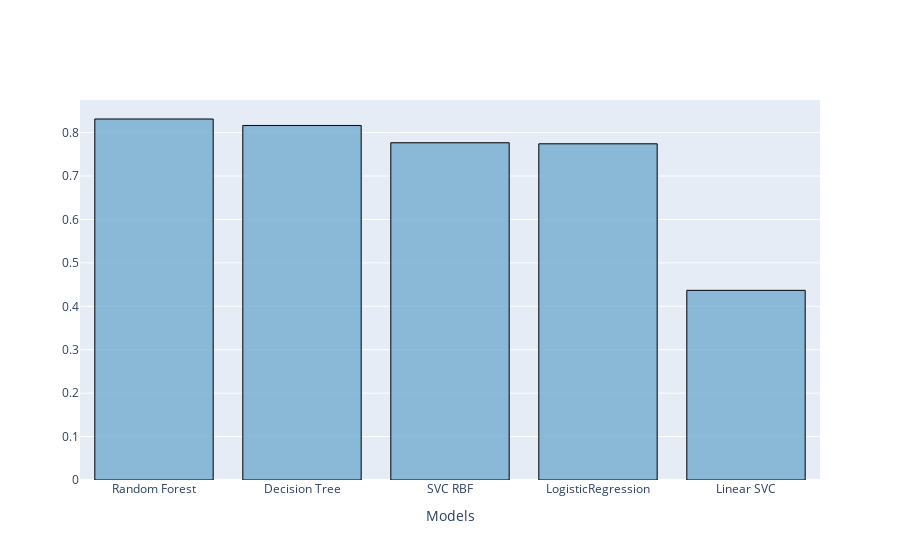

The notebook cell this image was saved under:
### Code cell
#Model Comparison
from plotly.offline import init_notebook_mode, iplot
init_notebook_mode(connected=True)
import plotly.graph_objs as go

algoList = ["LogisticRegression", "Linear SVC","SVC RBF", "Decision Tree","Random Forest"]
comparison = {"Models" : algoList, "Accuracy" : compareAccuracy}
dfComparison = pd.DataFrame(comparison)

newIndex = (dfComparison.Accuracy.sort_values(ascending = False)).index.values
sorted_dfComparison = dfComparison.reindex(newIndex)


data = [go.Bar(
               x = sorted_dfComparison.Models,
               y = sorted_dfComparison.Accuracy,
               name = "Accuracy Scores of Models",
               marker = dict(color = "rgba(116,173,209,0.8)",
                             line=dict(color='rgb(0,0,0)',width=1.0)))]

layout = go.Layout(xaxis= dict(title= 'Models',ticklen= 5,zeroline= False))

fig = go.Figure(data = data, layout = layout)

iplot(fig)

### Figure 1 — Plotly figure (JSON) as saved in the notebook; plotly's stock layout.template omitted (floating-point values rounded to 4 significant figures)
{"data": [{"marker": {"color": "rgba(116,173,209,0.8)", "line": {"color": "rgb(0,0,0)", "width": 1}}, "name": "Accuracy Scores of Models", "type": "bar", "x": ["Random Forest", "Decision Tree", "SVC RBF", "LogisticRegression", "Linear SVC"], "y": [0.8313, 0.8164, 0.7766, 0.7742, 0.4368]}], "layout": {"xaxis": {"ticklen": 5, "title": {"text": "Models"}, "zeroline": false}}}
